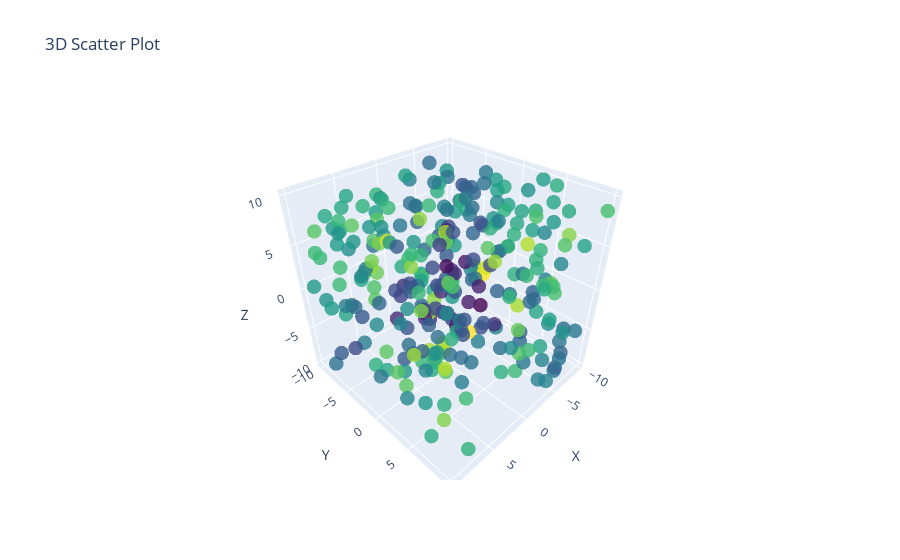

Notebook code cell kept with this figure:
### Markdown cell above
Ques 1. Using the given dataset, to generate a 3D scatter plot to visualize the distribution of data points in a three-
dimensional space.
        np.random.seed(30)
        data={
        'X': np.random.uniform(-10,10,300),
        'Y': np.random.uniform(-l0,10,300),
        np.random. uniform(-10,10,300),
        }
        df = pd.DataFrame(data)

### Code cell
import numpy as np
import pandas as pd
import plotly.graph_objects as go

np.random.seed(30)

data = {
    'X': np.random.uniform(-10, 10, 300),
    'Y': np.random.uniform(-10, 10, 300),
    'Z': np.random.uniform(-10, 10, 300)
}

df = pd.DataFrame(data)

fig = go.Figure(data=[go.Scatter3d(
    x=df['X'],
    y=df['Y'],
    z=df['Z'],
    mode='markers',
    marker=dict(
        color=df['X'] + df['Y'] + df['Z'],
        colorscale='Viridis',
        opacity=0.8,
        size=5
    )
)])

fig.update_layout(
    title='3D Scatter Plot',
    scene=dict(
        xaxis_title='X',
        yaxis_title='Y',
        zaxis_title='Z',
        xaxis=dict(nticks=5),
        yaxis=dict(nticks=5),
        zaxis=dict(nticks=5)
    )
)

fig.show()

### Figure 1 — Plotly figure (JSON) as saved in the notebook; plotly's stock layout.template omitted (floating-point values rounded to 4 significant figures; data arrays with more than 128 entries replaced by an {"elided": "..."} marker saying what was removed)
{"data": [{"marker": {"color": {"elided": "300 float values"}, "colorscale": [[0, "#440154"], [0.1111, "#482878"], [0.2222, "#3e4989"], [0.3333, "#31688e"], [0.4444, "#26828e"], [0.5556, "#1f9e89"], [0.6667, "#35b779"], [0.7778, "#6ece58"], [0.8889, "#b5de2b"], [1, "#fde725"]], "opacity": 0.8, "size": 5}, "mode": "markers", "type": "scatter3d", "x": {"elided": "300 float values"}, "y": {"elided": "300 float values"}, "z": {"elided": "300 float values"}}], "layout": {"scene": {"xaxis": {"nticks": 5, "title": {"text": "X"}}, "yaxis": {"nticks": 5, "title": {"text": "Y"}}, "zaxis": {"nticks": 5, "title": {"text": "Z"}}}, "title": {"text": "3D Scatter Plot"}}}
